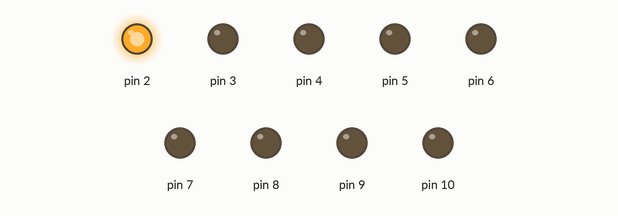
The sketch below on a simulated Arduino Uno, built with avr-gcc and run on an emulated ATmega328P. Parts: output pins drawn as LEDs (lit = HIGH).

Above: at 0.2 s.
At 1.7 s:
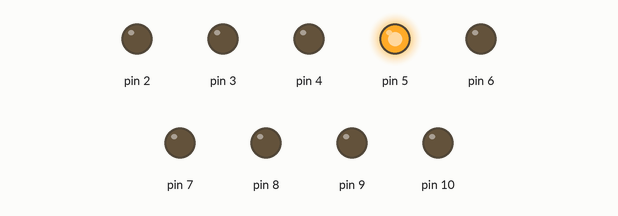
At 2.7 s:
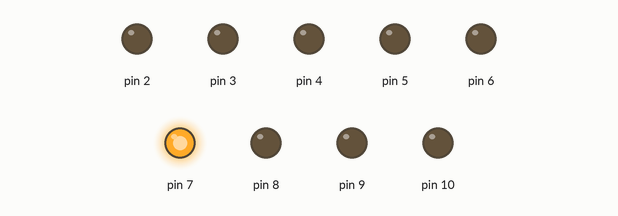
At 3.7 s:
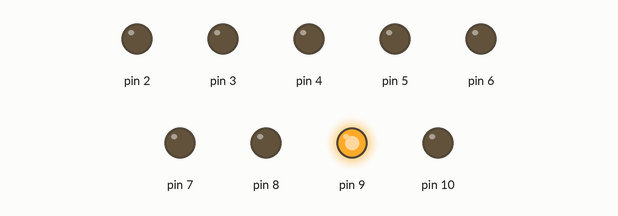
At 7.0 s:
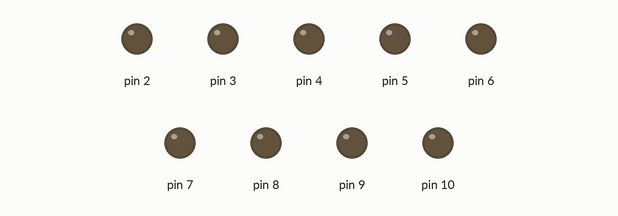
At 11.7 s:
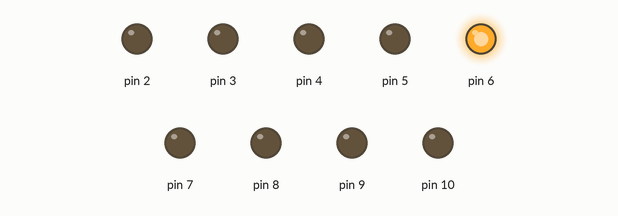
Timing chart, 0 to 12.4 s (numbered marks = the images above):
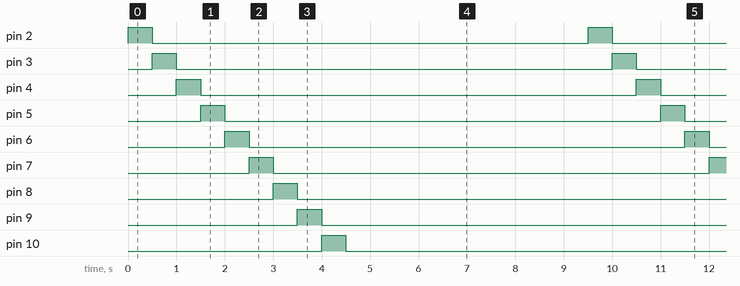

Measured:
- by itself, pin 2–10: alternates HIGH for 0.50 s and LOW for 9.0 s
- by itself, everything shown: repeats every 9.5 s, in 10 steps

The sketch:

main.ino
```cpp
#define SEGMENT_1 2
#define SEGMENT_2 3
#define SEGMENT_3 4
#define SEGMENT_4 5
#define SEGMENT_5 6
#define SEGMENT_6 7
#define SEGMENT_7 8
#define SEGMENT_8 9
#define SEGMENT_9 10

void setup() {
    for (int pin = SEGMENT_1; pin <= SEGMENT_9; pin++) {
        pinMode(pin, OUTPUT);
    }
}

void loop() {

    for (int pin = SEGMENT_1; pin <= SEGMENT_9; pin++) {
        digitalWrite(pin, HIGH);
        delay(500);
        digitalWrite(pin, LOW);
    }

    delay(5000);
}
```
